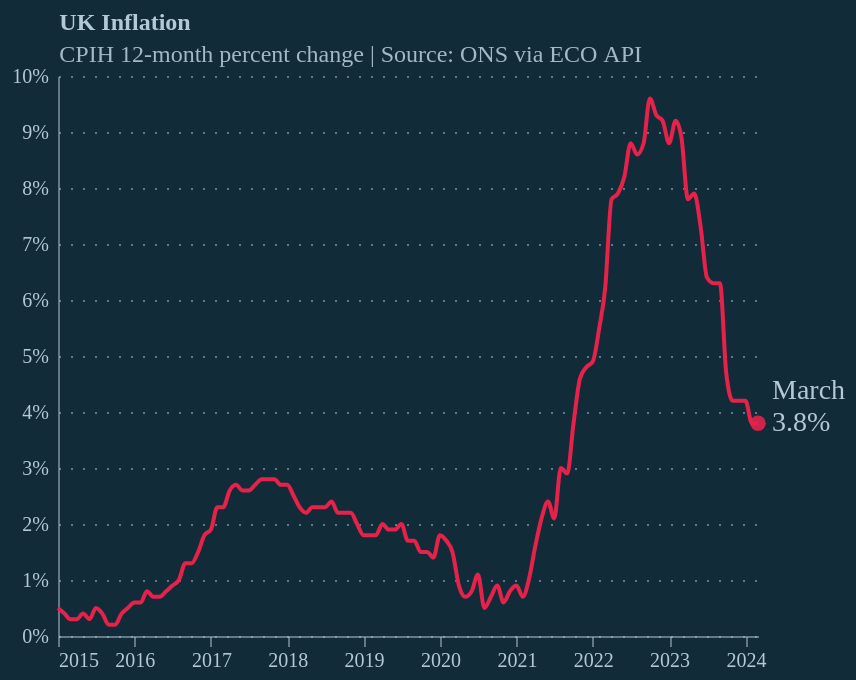

The specification (Vega-Lite) saved for this image:
### Vega-Lite specification from a JSON file in a GitHub repository (floating-point values rounded to 4 significant figures)
{"config": {"background": "#122b39", "font": "Circular Std", "axis": {"labelColor": "#b4c8d8", "tickColor": "#b4c8d8", "domainColor": "#b4c8d8", "domainOpacity": 0.5, "title": null}, "axisX": {"grid": false, "labelAngle": 0, "tickCount": 10, "tickOpacity": 0.5}, "axisY": {"gridColor": "#b4c8d8", "gridDash": [1, 5], "gridOpacity": 0.5, "labelPadding": 5, "tickCount": 8, "tickOpacity": 0.5, "ticks": false, "format": "%"}, "line": {"color": "#e6224b"}, "view": {"stroke": null, "continuousWidth": 350, "continuousHeight": 280}, "title": {"anchor": "start", "dx": 24, "fontSize": 12, "subtitleFontSize": 12, "color": "#b4c8d8", "subtitleColor": "#b4c8d8E6", "subtitlePadding": 4, "offset": -1}}, "layer": [{"data": {"name": "data-005bed21ee50c837c01ae41d709d7214"}, "mark": {"type": "line", "interpolate": "monotone"}, "encoding": {"x": {"field": "date", "type": "temporal"}, "y": {"field": "value", "type": "quantitative"}}}, {"data": {"name": "data-854b89cc235d0f9749ee04f29f08854d"}, "mark": {"type": "point", "color": "#e6224b", "filled": true, "opacity": 0.9, "size": 60}, "encoding": {"x": {"field": "date", "type": "temporal"}, "y": {"field": "value", "type": "quantitative"}}}, {"data": {"name": "data-854b89cc235d0f9749ee04f29f08854d"}, "mark": {"type": "text", "align": "left", "baseline": "middle", "color": "#b4c8d8", "dx": 7, "dy": 0, "fontSize": 14}, "encoding": {"text": {"field": "value", "format": ".1%", "type": "quantitative"}, "x": {"field": "date", "type": "temporal"}, "y": {"field": "value", "type": "quantitative"}}}, {"data": {"name": "data-854b89cc235d0f9749ee04f29f08854d"}, "mark": {"type": "text", "align": "left", "baseline": "middle", "color": "#b4c8d8", "dx": 7, "dy": -16, "fontSize": 14}, "encoding": {"text": {"field": "date", "format": "%B", "type": "temporal"}, "x": {"field": "date", "type": "temporal"}, "y": {"field": "value", "type": "quantitative"}}}], "title": {"text": "UK Inflation", "subtitle": "CPIH 12-month percent change | Source: ONS via ECO API", "dx": 24}, "$schema": "https://vega.github.io/schema/vega-lite/v5.16.3.json", "datasets": {"data-005bed21ee50c837c01ae41d709d7214": [{"date": "2015-01-01T00:00:00", "value": 0.005}, {"date": "2015-02-01T00:00:00", "value": 0.004}, {"date": "2015-03-01T00:00:00", "value": 0.003}, {"date": "2015-04-01T00:00:00", "value": 0.003}, {"date": "2015-05-01T00:00:00", "value": 0.004}, {"date": "2015-06-01T00:00:00", "value": 0.003}, {"date": "2015-07-01T00:00:00", "value": 0.005}, {"date": "2015-08-01T00:00:00", "value": 0.004}, {"date": "2015-09-01T00:00:00", "value": 0.002}, {"date": "2015-10-01T00:00:00", "value": 0.002}, {"date": "2015-11-01T00:00:00", "value": 0.004}, {"date": "2015-12-01T00:00:00", "value": 0.005}, {"date": "2016-01-01T00:00:00", "value": 0.006}, {"date": "2016-02-01T00:00:00", "value": 0.006}, {"date": "2016-03-01T00:00:00", "value": 0.008}, {"date": "2016-04-01T00:00:00", "value": 0.007}, {"date": "2016-05-01T00:00:00", "value": 0.007}, {"date": "2016-06-01T00:00:00", "value": 0.008}, {"date": "2016-07-01T00:00:00", "value": 0.009}, {"date": "2016-08-01T00:00:00", "value": 0.01}, {"date": "2016-09-01T00:00:00", "value": 0.013}, {"date": "2016-10-01T00:00:00", "value": 0.013}, {"date": "2016-11-01T00:00:00", "value": 0.015}, {"date": "2016-12-01T00:00:00", "value": 0.018}, {"date": "2017-01-01T00:00:00", "value": 0.019}, {"date": "2017-02-01T00:00:00", "value": 0.023}, {"date": "2017-03-01T00:00:00", "value": 0.023}, {"date": "2017-04-01T00:00:00", "value": 0.026}, {"date": "2017-05-01T00:00:00", "value": 0.027}, {"date": "2017-06-01T00:00:00", "value": 0.026}, {"date": "2017-07-01T00:00:00", "value": 0.026}, {"date": "2017-08-01T00:00:00", "value": 0.027}, {"date": "2017-09-01T00:00:00", "value": 0.028}, {"date": "2017-10-01T00:00:00", "value": 0.028}, {"date": "2017-11-01T00:00:00", "value": 0.028}, {"date": "2017-12-01T00:00:00", "value": 0.027}, {"date": "2018-01-01T00:00:00", "value": 0.027}, {"date": "2018-02-01T00:00:00", "value": 0.025}, {"date": "2018-03-01T00:00:00", "value": 0.023}, {"date": "2018-04-01T00:00:00", "value": 0.022}, {"date": "2018-05-01T00:00:00", "value": 0.023}, {"date": "2018-06-01T00:00:00", "value": 0.023}, {"date": "2018-07-01T00:00:00", "value": 0.023}, {"date": "2018-08-01T00:00:00", "value": 0.024}, {"date": "2018-09-01T00:00:00", "value": 0.022}, {"date": "2018-10-01T00:00:00", "value": 0.022}, {"date": "2018-11-01T00:00:00", "value": 0.022}, {"date": "2018-12-01T00:00:00", "value": 0.02}, {"date": "2019-01-01T00:00:00", "value": 0.018}, {"date": "2019-02-01T00:00:00", "value": 0.018}, {"date": "2019-03-01T00:00:00", "value": 0.018}, {"date": "2019-04-01T00:00:00", "value": 0.02}, {"date": "2019-05-01T00:00:00", "value": 0.019}, {"date": "2019-06-01T00:00:00", "value": 0.019}, {"date": "2019-07-01T00:00:00", "value": 0.02}, {"date": "2019-08-01T00:00:00", "value": 0.017}, {"date": "2019-09-01T00:00:00", "value": 0.017}, {"date": "2019-10-01T00:00:00", "value": 0.015}, {"date": "2019-11-01T00:00:00", "value": 0.015}, {"date": "2019-12-01T00:00:00", "value": 0.014}, {"date": "2020-01-01T00:00:00", "value": 0.018}, {"date": "2020-02-01T00:00:00", "value": 0.017}, {"date": "2020-03-01T00:00:00", "value": 0.015}, {"date": "2020-04-01T00:00:00", "value": 0.009}, {"date": "2020-05-01T00:00:00", "value": 0.007}, {"date": "2020-06-01T00:00:00", "value": 0.008}, {"date": "2020-07-01T00:00:00", "value": 0.011}, {"date": "2020-08-01T00:00:00", "value": 0.005}, {"date": "2020-09-01T00:00:00", "value": 0.007}, {"date": "2020-10-01T00:00:00", "value": 0.009}, {"date": "2020-11-01T00:00:00", "value": 0.006}, {"date": "2020-12-01T00:00:00", "value": 0.008}, {"date": "2021-01-01T00:00:00", "value": 0.009}, {"date": "2021-02-01T00:00:00", "value": 0.007}, {"date": "2021-03-01T00:00:00", "value": 0.01}, {"date": "2021-04-01T00:00:00", "value": 0.016}, {"date": "2021-05-01T00:00:00", "value": 0.021}, {"date": "2021-06-01T00:00:00", "value": 0.024}, {"date": "2021-07-01T00:00:00", "value": 0.021}, {"date": "2021-08-01T00:00:00", "value": 0.03}, {"date": "2021-09-01T00:00:00", "value": 0.029}, {"date": "2021-10-01T00:00:00", "value": 0.038}, {"date": "2021-11-01T00:00:00", "value": 0.046}, {"date": "2021-12-01T00:00:00", "value": 0.048}, {"date": "2022-01-01T00:00:00", "value": 0.049}, {"date": "2022-02-01T00:00:00", "value": 0.055}, {"date": "2022-03-01T00:00:00", "value": 0.062}, {"date": "2022-04-01T00:00:00", "value": 0.078}, {"date": "2022-05-01T00:00:00", "value": 0.079}, {"date": "2022-06-01T00:00:00", "value": 0.082}, {"date": "2022-07-01T00:00:00", "value": 0.088}, {"date": "2022-08-01T00:00:00", "value": 0.086}, {"date": "2022-09-01T00:00:00", "value": 0.088}, {"date": "2022-10-01T00:00:00", "value": 0.096}, {"date": "2022-11-01T00:00:00", "value": 0.093}, {"date": "2022-12-01T00:00:00", "value": 0.092}, {"date": "2023-01-01T00:00:00", "value": 0.088}, {"date": "2023-02-01T00:00:00", "value": 0.092}, {"date": "2023-03-01T00:00:00", "value": 0.089}, {"date": "2023-04-01T00:00:00", "value": 0.078}, {"date": "2023-05-01T00:00:00", "value": 0.079}, {"date": "2023-06-01T00:00:00", "value": 0.073}, {"date": "2023-07-01T00:00:00", "value": 0.064}, {"date": "2023-08-01T00:00:00", "value": 0.063}, {"date": "2023-09-01T00:00:00", "value": 0.063}, {"date": "2023-10-01T00:00:00", "value": 0.047}, {"date": "2023-11-01T00:00:00", "value": 0.042}, {"date": "2023-12-01T00:00:00", "value": 0.042}, {"date": "2024-01-01T00:00:00", "value": 0.042}, {"date": "2024-02-01T00:00:00", "value": 0.038}, {"date": "2024-03-01T00:00:00", "value": 0.038}], "data-854b89cc235d0f9749ee04f29f08854d": [{"date": "2024-03-01T00:00:00", "value": 0.038}]}, "width": 350, "height": 280}
